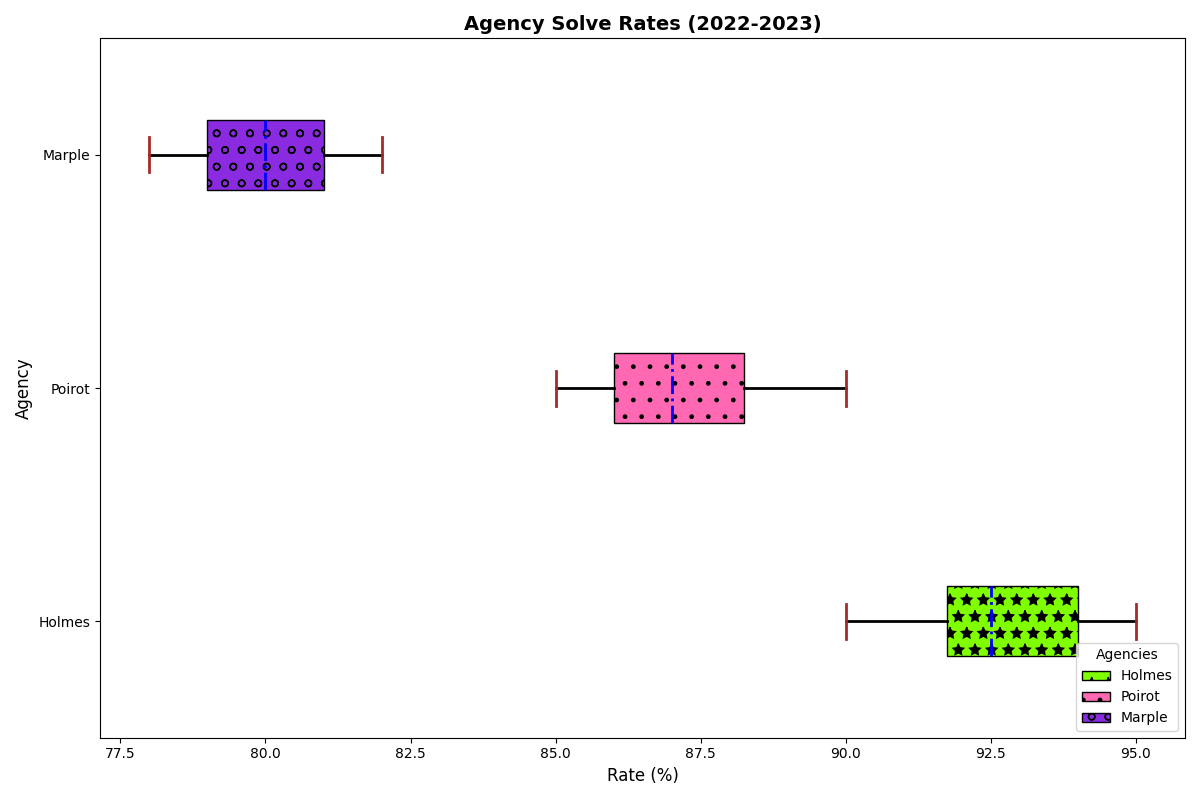

Python code for this plot:
import matplotlib.pyplot as plt
import numpy as np
import matplotlib.patches as mpatches

agencies = ['Holmes', 'Poirot', 'Marple']

sherlock_data = [92, 95, 93, 90, 94, 91, 92, 92, 93, 95, 94, 91]
poirot_data = [88, 87, 89, 85, 86, 88, 90, 87, 89, 86, 85, 87]
marple_data = [78, 80, 82, 79, 81, 80, 79, 78, 80, 81, 82, 81]

solve_rates = [sherlock_data, poirot_data, marple_data]

fig, ax = plt.subplots(figsize=(12, 8))

box = ax.boxplot(solve_rates, vert=False, patch_artist=True, labels=agencies, notch=False, showfliers=False, whis=2.0)

# Shuffled colors and patterns
colors = ['#7FFF00', '#FF69B4', '#8A2BE2']
patterns = ['*', '.', 'o']

for patch, color, pattern in zip(box['boxes'], colors, patterns):
    patch.set_facecolor(color)
    patch.set_hatch(pattern)

plt.setp(box['whiskers'], color='black', linewidth=2, linestyle='-')
plt.setp(box['caps'], color='brown', linewidth=2)
plt.setp(box['medians'], color='blue', linewidth=2, linestyle='-.')

ax.xaxis.grid(False)

plt.title('Agency Solve Rates (2022-2023)', fontsize=14, fontweight='bold')
plt.xlabel('Rate (%)', fontsize=12)
plt.ylabel('Agency', fontsize=12)

legend_handles = [
    mpatches.Patch(facecolor=color, edgecolor='black', label=agency, hatch=pattern) 
    for color, agency, pattern in zip(colors, agencies, patterns)
]
plt.legend(handles=legend_handles, title="Agencies", loc='lower right', bbox_to_anchor=(1, 0))

plt.tight_layout()

plt.show()
